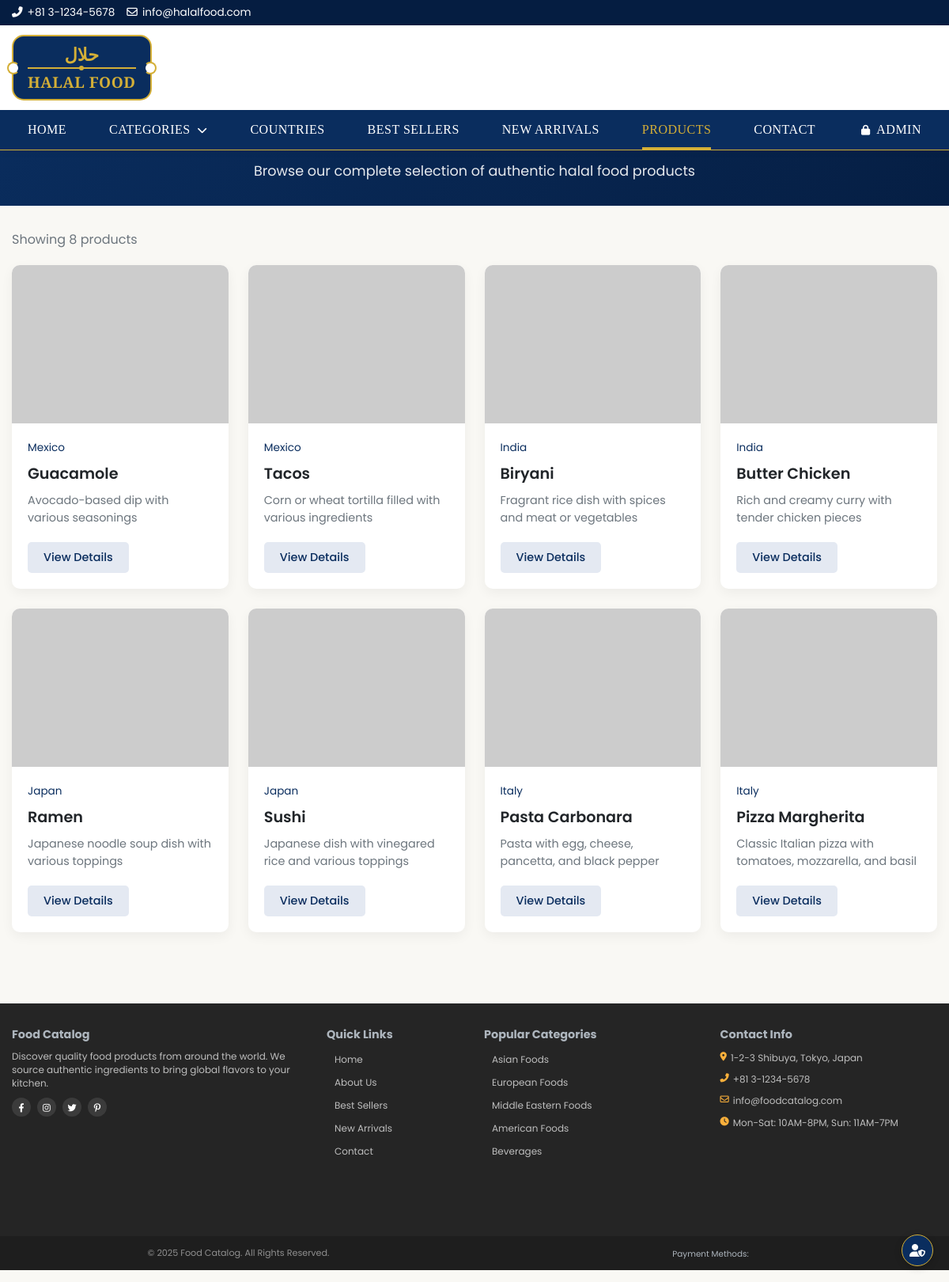
/products.php, run on the app's committed database.
### tables this page shows
CREATE TABLE IF NOT EXISTS food_items (
    id INT AUTO_INCREMENT PRIMARY KEY,
    country_id INT NOT NULL,
    name VARCHAR(100) NOT NULL,
    description TEXT,
    image VARCHAR(255),
    featured BOOLEAN DEFAULT FALSE,
    created_at TIMESTAMP DEFAULT CURRENT_TIMESTAMP,
    FOREIGN KEY (country_id) REFERENCES countries(id) ON DELETE CASCADE
);

CREATE TABLE IF NOT EXISTS countries (
    id INT AUTO_INCREMENT PRIMARY KEY,
    name VARCHAR(100) NOT NULL,
    image VARCHAR(255),
    description TEXT,
    created_at TIMESTAMP DEFAULT CURRENT_TIMESTAMP
);

### products.php (the view, shortened to what this page needs)
<?php
require_once 'includes/db.php';
$sql = "SELECT * FROM food_items ORDER BY id DESC";
$result = $conn->query($sql);
include 'includes/header.php';
?>
<section class="page-header">
    <div class="container">
        <h1>All Products</h1>
        <p>Browse our complete selection of authentic halal food products</p>
    </div>
</section>
<section class="products-section">
    <div class="container">
        <?php if($result && $result->num_rows > 0): ?>
            <div class="result-info">
                <p>Showing <?php echo $result->num_rows; ?> products</p>
            </div>
            <div class="products-grid">
                <?php while($product = $result->fetch_assoc()): ?>
                    <div class="product-card">
                        <div class="product-image">
                            <?php if (!empty($product['image']) && file_exists("assets/img/foods/" . $product['image'])): ?>
                                <img src="assets/img/foods/<?php echo $product['image']; ?>" alt="<?php echo htmlspecialchars($product['name']); ?>">
                            <?php else: ?>
                                <img src="https://via.placeholder.com/300x300?text=<?php echo urlencode($product['name']); ?>" alt="<?php echo htmlspecialchars($product['name']); ?>">
                            <?php endif; ?>
                        </div>
                        <div class="product-content">
                            <div class="product-meta">
                                <?php
                                if (!empty($product['country_id'])) {
                                    $country_sql = "SELECT name FROM countries WHERE id = ?";
                                    $stmt = $conn->prepare($country_sql);
                                    $stmt->bind_param("i", $product['country_id']);
                                    $stmt->execute();
                                    $country_result = $stmt->get_result();
                                    if ($country_result && $country_result->num_rows > 0) {
                                        $country = $country_result->fetch_assoc();
                                        echo '<span class="product-country">'.htmlspecialchars($country['name']).'</span>';
                                    }
                                }
                                ?>
                            </div>
                            <h3 class="product-title">
                                <a href="product.php?id=<?php echo $product['id']; ?>"><?php echo htmlspecialchars($product['name']); ?></a>
                            </h3>
                            <?php if(!empty($product['description'])): ?>
                                <div class="product-description">
                                    <?php echo htmlspecialchars(substr($product['description'], 0, 80)) . (strlen($product['description']) > 80 ? '...' : ''); ?>
                                </div>
                            <?php endif; ?>
                            <a href="product.php?id=<?php echo $product['id']; ?>" class="btn-view-details">View Details</a>
                        </div>
                    </div>
                <?php endwhile; ?>
            </div>
        <?php endif; ?>
    </div>
</section>
<?php include 'includes/footer.php'; ?>

### includes/header.php (shortened to what this page needs)
<?php
$currentLang = $_SESSION['lang'];
$isHomePage = false;
$currentFile = basename($_SERVER['PHP_SELF']);
?>
<!DOCTYPE html>
<html lang="<?php echo $currentLang; ?>">
<head>
    <link href="https://cdn.jsdelivr.net/npm/bootstrap@5.3.0/dist/css/bootstrap.min.css" rel="stylesheet">
    <link rel="stylesheet" href="https://cdnjs.cloudflare.com/ajax/libs/font-awesome/6.4.0/css/all.min.css">
    <link href="<?php echo SITE_URL; ?>/assets/css/style.css" rel="stylesheet">
</head>
<body>
    <div class="header-container <?php if($isHomePage) echo 'is-homepage'; ?>">
        <div class="top-bar show">
            <div class="container">
                <div class="row align-items-center">
                    <div class="col-md-6 d-flex align-items-center">
                        <a href="tel:+81312345678">
                            <i class="fas fa-phone-alt"></i> +81 3-1234-5678
                        </a>
                        <a href="mailto:info@halalfood.com">
                            <i class="far fa-envelope"></i> info@halalfood.com
                        </a>
                    </div>
                </div>
            </div>
        </div>
        <header class="main-header">
            <div class="container">
                <div class="row align-items-center">
                    <div class="col-md-3 col-6">
                        <div class="logo-container">
                            <a href="<?php echo SITE_URL; ?>" class="islamic-logo">
                                <div class="logo-text">
                                    <div class="arabic-text">حلال</div>
                                    <div class="decorative-line"></div>
                                    <div class="halal-food-text">HALAL FOOD</div>
                                </div>
                            </a>
                        </div>
                    </div>
                </div>
            </div>
        </header>
        <nav class="main-nav">
            <div class="container">
                <ul class="nav-menu" id="mainNav">
                    <li<?php if($isHomePage) echo ' class="active"'; ?>><a href="index.php">HOME</a></li>
                    <li>
                        <a href="javascript:void(0);">CATEGORIES <i class="fas fa-chevron-down ms-1 small"></i></a>
                    </li>
                    <li<?php if($currentFile == 'countries.php') echo ' class="active"'; ?>><a href="countries.php">COUNTRIES</a></li>
                    <li<?php if($currentFile == 'bestsellers.php') echo ' class="active"'; ?>><a href="bestsellers.php">BEST SELLERS</a></li>
                    <li<?php if($currentFile == 'new-arrivals.php') echo ' class="active"'; ?>><a href="new-arrivals.php">NEW ARRIVALS</a></li>
                    <li<?php if($currentFile == 'products.php') echo ' class="active"'; ?>><a href="products.php">PRODUCTS</a></li>
                    <li<?php if($currentFile == 'contact.php') echo ' class="active"'; ?>><a href="contact.php">CONTACT</a></li>
                    <li<?php if(strpos($currentFile, 'admin') !== false) echo ' class="active"'; ?>><a href="admin/index.php"><i class="fas fa-lock me-1"></i> ADMIN</a></li>
                </ul>
            </div>
        </nav>
    </div>
    <main>
    <?php if (!isset($_SESSION['admin_id'])): ?>
    <div class="admin-link">
        <a href="<?php echo SITE_URL; ?>/admin/login.php" title="Admin Login">
            <i class="fas fa-user-shield"></i>
        </a>
    </div>
    <?php endif; ?>

### includes/footer.php (shortened to what this page needs)
<?php
$isHomePage = false;
?>
</main>
<footer class="footer <?php echo $isHomePage ? 'home-footer' : 'inner-footer'; ?>">
    <div class="footer-main">
        <div class="container">
            <div class="row">
                <div class="col-lg-4 col-md-6 mb-4 mb-md-0">
                    <div class="footer-about">
                        <h4 class="footer-title">Food Catalog</h4>
                        <p class="footer-desc">
                            Discover quality food products from around the world.
                            We source authentic ingredients to bring global flavors to your kitchen.
                        </p>
                        <div class="social-links">
                            <a href="#" class="social-link"><i class="fab fa-facebook-f"></i></a>
                            <a href="#" class="social-link"><i class="fab fa-instagram"></i></a>
                            <a href="#" class="social-link"><i class="fab fa-twitter"></i></a>
                            <a href="#" class="social-link"><i class="fab fa-pinterest-p"></i></a>
                        </div>
                    </div>
                </div>
                <div class="col-lg-2 col-md-6 mb-4 mb-md-0">
                    <h4 class="footer-title">Quick Links</h4>
                    <ul class="footer-links">
                        <li><a href="index.php">Home</a></li>
                        <li><a href="contact.php">About Us</a></li>
                        <li><a href="bestsellers.php">Best Sellers</a></li>
                        <li><a href="new-arrivals.php">New Arrivals</a></li>
                        <li><a href="contact.php">Contact</a></li>
                    </ul>
                </div>
                <div class="col-lg-3 col-md-6 mb-4 mb-md-0">
                    <h4 class="footer-title">Popular Categories</h4>
                    <ul class="footer-links">
                        <li><a href="category.php?id=1">Asian Foods</a></li>
                        <li><a href="category.php?id=2">European Foods</a></li>
                        <li><a href="category.php?id=3">Middle Eastern Foods</a></li>
                        <li><a href="category.php?id=4">American Foods</a></li>
                        <li><a href="category.php?id=5">Beverages</a></li>
                    </ul>
                </div>
                <div class="col-lg-3 col-md-6">
                    <h4 class="footer-title">Contact Info</h4>
                    <ul class="footer-contact">
                        <li>
                            <i class="fas fa-map-marker-alt"></i>
                            <span>1-2-3 Shibuya, Tokyo, Japan</span>
                        </li>
                        <li>
                            <i class="fas fa-phone-alt"></i>
                            <span>+81 3-1234-5678</span>
                        </li>
                        <li>
                            <i class="far fa-envelope"></i>
                            <span>info@foodcatalog.com</span>
                        </li>
                        <li>
                            <i class="fas fa-clock"></i>
                            <span>Mon-Sat: 10AM-8PM, Sun: 11AM-7PM</span>
                        </li>
                    </ul>
                </div>
            </div>
        </div>
    </div>
    <div class="footer-bottom">
        <div class="container">
            <div class="row align-items-center">
                <div class="col-md-6">
                    <p class="copyright">
                        &copy; <?php echo date('Y'); ?> Food Catalog. All Rights Reserved.
                    </p>
                </div>
                <div class="col-md-6">
                    <div class="payment-methods">
                        <span>Payment Methods:</span>
                    </div>
                </div>
            </div>
        </div>
    </div>
</footer>
</body>
</html>

### assets/css/style.css (style rules this page uses)
:root { --primary: #006E51; --primary-dark: #00584A; --secondary: #D0104C; --accent: #FBB03B; --body-bg: #F9F8F4; --text-dark: #2F2F2F; --text-light: #757575; --border-light: #E7E5E0; --white: #FFFFFF; }
* { margin: 0; padding: 0; box-sizing: border-box; }
body { font-family: 'Noto Sans', 'Noto Sans JP', sans-serif; color: var(--text-dark); background-color: var(--body-bg); line-height: 1.6; font-size: 16px; }
h1, h2, h3, h4, h5, h6 { font-weight: 700; line-height: 1.3; margin-bottom: 1rem; }
p { margin-bottom: 1rem; }
a { color: var(--text-dark); text-decoration: none; transition: all 0.3s ease; }
.container { max-width: 1200px; margin: 0 auto; padding: 0 15px; }
img { max-width: 100%; height: auto; }
.top-bar { background-color: var(--primary); color: var(--white); padding: 8px 0; }
.main-header { background-color: var(--white); padding: 15px 0; box-shadow: 0 2px 10px rgba(0,0,0,0.05); }
.main-nav { background-color: var(--white); border-bottom: 1px solid var(--border-light); }
.nav-menu { display: flex; list-style: none; margin: 0; padding: 0; }
.nav-menu > li { position: relative; }
.nav-menu > li > a { display: block; padding: 18px 20px; font-weight: 500; color: var(--text-dark); position: relative; }
.nav-menu > li > a:before { content: ''; position: absolute; bottom: 0; left: 20px; right: 20px; height: 3px; background-color: var(--primary); transform: scaleX(0); transition: all 0.3s ease; }
.nav-menu > li > a:hover:before, .nav-menu > li.active > a:before { transform: scaleX(1); }
.nav-menu > li > a:hover, .nav-menu > li.active > a { color: var(--primary); }
.nav-menu > li > a > i { font-size: 0.8rem; margin-left: 4px; }
.product-card { background-color: var(--white); border-radius: 10px; overflow: hidden; box-shadow: 0 5px 15px rgba(0,0,0,0.05); transition: all 0.3s ease; position: relative; height: 100%; display: flex; flex-direction: column; }
.product-image { height: 200px; overflow: hidden; position: relative; }
.product-image img { width: 100%; height: 100%; object-fit: cover; transition: all 0.5s ease; }
.product-description { color: var(--text-light); font-size: 0.9rem; margin-bottom: 15px; flex-grow: 1; }
.footer-about p { color: rgba(255,255,255,0.7); margin-bottom: 25px; }
.footer-contact { list-style: none; padding: 0; }
.footer-contact li { display: flex; align-items: flex-start; margin-bottom: 15px; color: rgba(255,255,255,0.7); }
.footer-contact i { color: var(--accent); margin-right: 15px; margin-top: 5px; }
.footer-links { list-style: none; padding: 0; }
.footer-links li { margin-bottom: 12px; }
.footer-links a { color: rgba(255,255,255,0.7); transition: all 0.3s ease; }
.social-links { display: flex; gap: 15px; }
.social-links a { display: flex; align-items: center; justify-content: center; width: 40px; height: 40px; border-radius: 50%; background-color: rgba(255,255,255,0.1); color: var(--white); transition: all 0.3s ease; }
.footer-bottom { background-color: rgba(0,0,0,0.2); text-align: center; padding: 20px 0; margin-top: 70px; }
.footer-bottom p { margin: 0; color: rgba(255,255,255,0.5); font-size: 0.9rem; }

### data on the page
food_items: country.name "Mexico", name "Guacamole", description "Avocado-based dip with various seasonings"
food_items: country.name "Mexico", name "Tacos", description "Corn or wheat tortilla filled with various ingredients"
food_items: country.name "India", name "Biryani", description "Fragrant rice dish with spices and meat or vegetables"
food_items: country.name "India", name "Butter Chicken", description "Rich and creamy curry with tender chicken pieces"
food_items: country.name "Japan", name "Ramen", description "Japanese noodle soup dish with various toppings"
food_items: country.name "Japan", name "Sushi", description "Japanese dish with vinegared rice and various toppings"
food_items: country.name "Italy", name "Pasta Carbonara", description "Pasta with egg, cheese, pancetta, and black pepper"
food_items: country.name "Italy", name "Pizza Margherita", description "Classic Italian pizza with tomatoes, mozzarella, and basil"

### other printed values
$result->num_rows "8"
